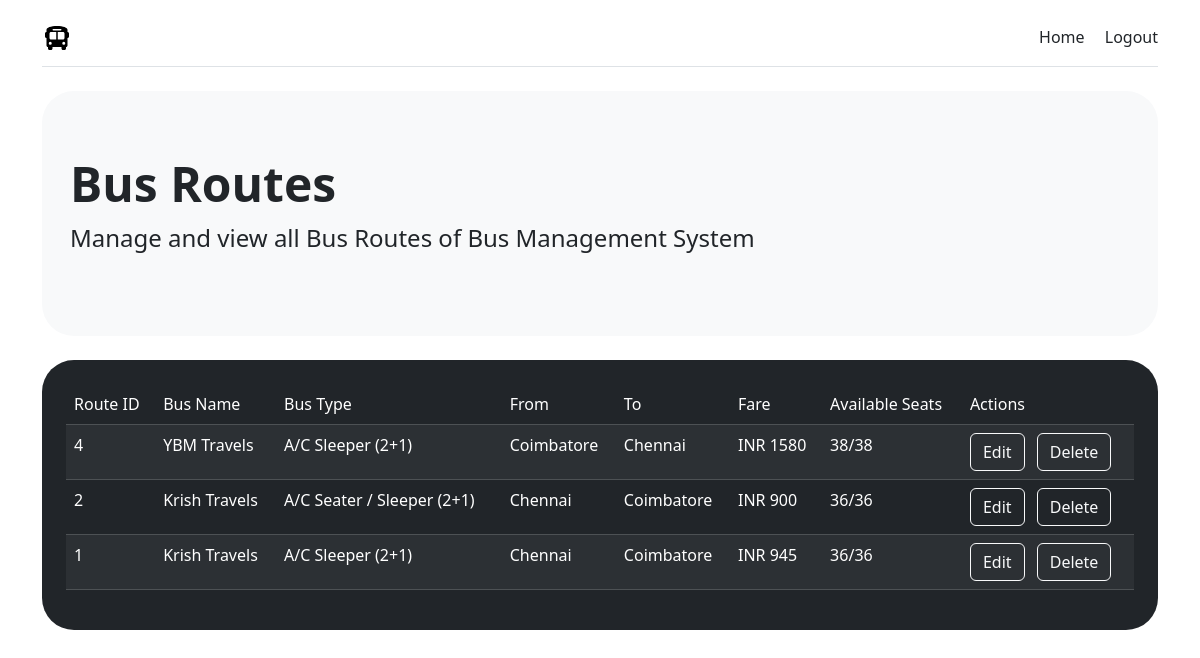
The page /admin/busRoutes/index.php (signed in) on the database its author committed.
### tables this page shows
CREATE TABLE `bus_routes` (
  `id` bigint(20) UNSIGNED NOT NULL,
  `user_id` bigint(20) UNSIGNED NOT NULL,
  `from_location` varchar(255) NOT NULL,
  `to_location` varchar(255) NOT NULL,
  `bus_name` varchar(255) NOT NULL,
  `bus_type` varchar(255) NOT NULL,
  `duration` varchar(255) NOT NULL,
  `boarding_point` varchar(255) NOT NULL,
  `boarding_time` time NOT NULL,
  `dropping_point` varchar(255) NOT NULL,
  `dropping_time` time NOT NULL,
  `fare` int(11) NOT NULL,
  `total_seats` int(11) NOT NULL,
  `available_seats` int(11) NOT NULL
);

### admin/busRoutes/BusRoute.php (called while the page is built, shortened)
<?php
    class BusRoute{
        public function fetchAll(){
            $databaseConnect = new DatabaseConnect();
            $conn = $databaseConnect->getInstance();
            $sql = "SELECT * FROM bus_routes ORDER BY id DESC";
            $stmt = $conn->prepare($sql);
            $stmt->execute();
            $result = $stmt->get_result();
            return $result;
        }
    }
?>

### admin/busRoutes/index.php (the view, shortened to what this page needs)
<?php
    require_once('BusRoute.php');
?>
<!doctype html>
<html lang="en" data-bs-theme="auto">
    <link href="https://cdn.jsdelivr.net/npm/bootstrap@5.3.2/dist/css/bootstrap.min.css" rel="stylesheet">
    <link rel="stylesheet" href="https://cdn.jsdelivr.net/npm/@docsearch/css@3">
  </head>
  <body>
<main>
  <div class="container py-4">
    <header class="pb-3 mb-4 border-bottom">
        <div class="d-flex align-items-center justify-content-between text-body-emphasis text-decoration-none">
            <div class="">
                <a href="../dashboard.php" class="text-body-emphasis text-decoration-none">
                    <img src="../../assets/images/bus-solid.svg" alt="Bootstrap" width="30" height="24">
                </a>
            </div>
            <div class="">
                <a class="text-dark text-decoration-none me-3" href="../dashboard.php">Home</a>
                <a class="text-dark text-decoration-none" href="../../logout.php">Logout</a>
            </div>
        </div>
    </header>
    <div class="p-3 mb-4 bg-body-tertiary rounded-5">
      <div class="container-fluid py-5">
        <h1 class="display-5 fw-bold">Bus Routes</h1>
        <p class="col-md-8 fs-4">Manage and view all Bus Routes of Bus Management System</p>
      </div>
    </div>
    <div class="row align-items-md-stretch">
      <div class="col-md-12">
        <div class="h-100 p-4 text-bg-dark rounded-5">
        <table class="table table-dark table-striped table-hover">
            <thead>
                <td>Route ID</td>
                <td>Bus Name</td>
                <td>Bus Type</td>
                <td>From</td>
                <td>To</td>
                <td>Fare</td>
                <td>Available Seats</td>
                <td>Actions</td>
            </thead>
            <tbody>
                <?php
                    $busRoute = new BusRoute();
                    $fetchAll = $busRoute->fetchAll();
                    if (mysqli_num_rows($fetchAll) > 0) {
                        while($row = mysqli_fetch_array($fetchAll)){
                ?>
                <tr class="align-items-end">
                    <td><?php echo $row['id']; ?></td>
                    <td><?php echo $row['bus_name']; ?></td>
                    <td><?php echo $row['bus_type']; ?></td>
                    <td><?php echo $row['from_location']; ?></td>
                    <td><?php echo $row['to_location']; ?></td>
                    <td>INR <?php echo $row['fare']; ?></td>
                    <td><?php echo $row['available_seats']; ?>/<?php echo $row['total_seats']; ?></td>
                    <td>
                        <a class="btn btn-outline-light me-2" href="edit.php?bus_route_id=<?php echo $row['id']; ?>">Edit</a>
                        <a class="btn btn-outline-light" href="javascript:void(0)" onclick="deleteBusRoute(<?php echo $row['id']; ?>);">Delete</a>
                    </td>
                </tr>
                <?php
                        }
                    }else{
                ?>
                    <tr class="align-items-end">
                        No Bus Routes Found!
                    </tr>
                <?php
                    }
                ?>
            </tbody>
        </table>
        </div>
      </div>
    </div>
  </div>
</main>
</body>
</html>

### rows shown on the page
bus_routes: id "4", bus_name "YBM Travels", bus_type "A/C Sleeper (2+1)", from_location "Coimbatore", to_location "Chennai", fare "1580", available_seats "38", total_seats "38"
bus_routes: id "2", bus_name "Krish Travels", bus_type "A/C Seater / Sleeper (2+1)", from_location "Chennai", to_location "Coimbatore", fare "900", available_seats "36", total_seats "36"
bus_routes: id "1", bus_name "Krish Travels", bus_type "A/C Sleeper (2+1)", from_location "Chennai", to_location "Coimbatore", fare "945", available_seats "36", total_seats "36"
